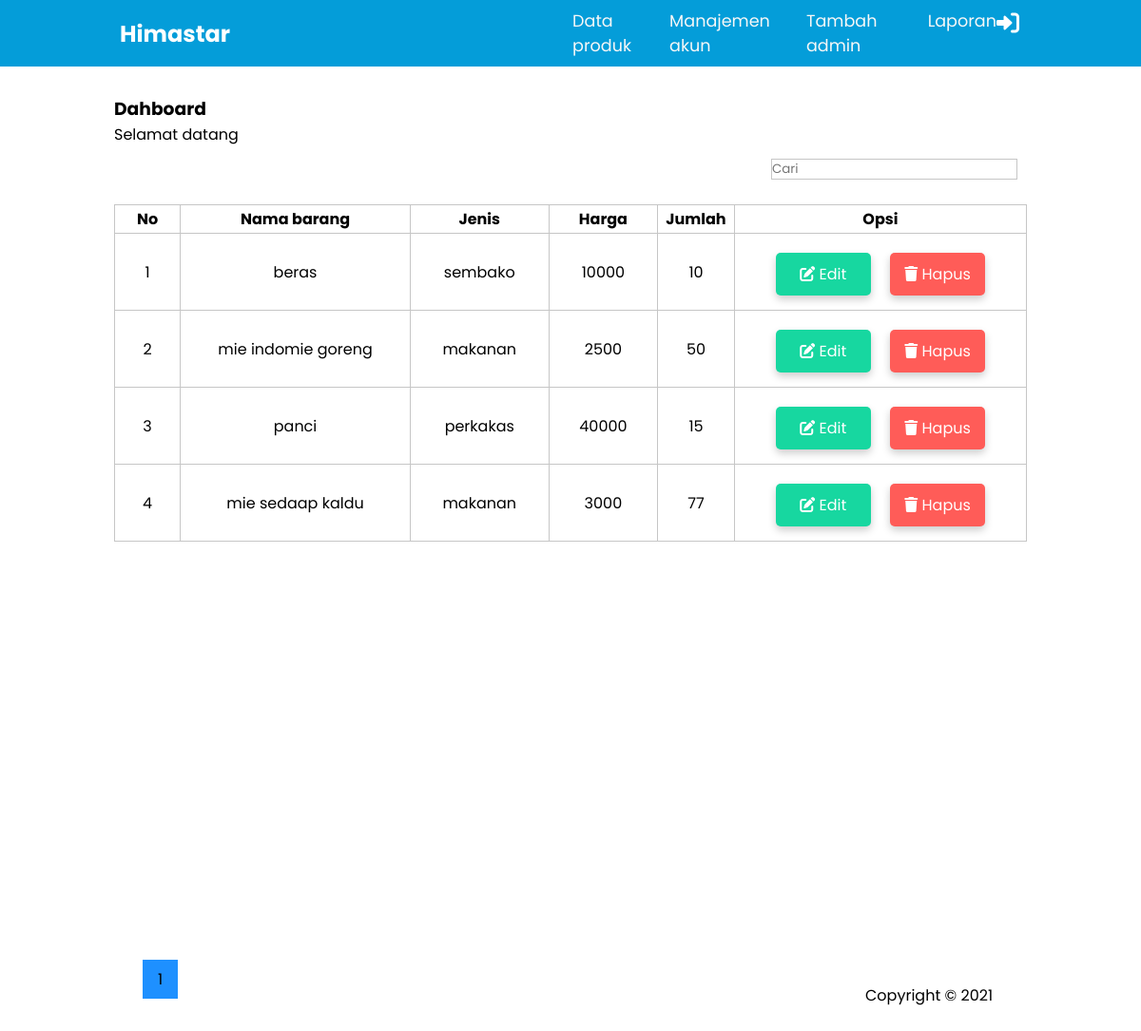
/dashboardAdmin.php, run on the app's committed database.
### tables this page shows
CREATE TABLE `barang` (
  `id_barang` int(11) NOT NULL,
  `nama_barang` varchar(255) NOT NULL,
  `jenis_barang` int(255) NOT NULL,
  `harga_barang` int(255) NOT NULL,
  `jumlah_barang` int(255) NOT NULL
);

CREATE TABLE `jenis_barang` (
  `id_jenis` int(11) NOT NULL,
  `nama_jenis` varchar(255) NOT NULL
);

### dashboardAdmin.php (the view, shortened to what this page needs)
<?php
include 'function.php';
$result = mysqli_query($koneksi, "SELECT `id_barang`, barang.`jenis_barang`, `nama_barang`, `harga_barang`,`jumlah_barang` FROM `barang` INNER JOIN jenis_barang ON jenis_barang.id_jenis = barang.jenis_barang");
$jumlahDataPerHalaman = 5;
$jumlahData = mysqli_num_rows($result);
$jumlahHalaman = ceil($jumlahData / $jumlahDataPerHalaman);
$halamanAktif = (isset($_GET["halaman"])) ? $_GET["halaman"] : 1;
$awalData = ($jumlahDataPerHalaman * $halamanAktif) - $jumlahDataPerHalaman;
$query = "SELECT nama_jenis,`id_barang`, barang.`jenis_barang`, `nama_barang`, `harga_barang`,`jumlah_barang` FROM `barang` INNER JOIN jenis_barang ON jenis_barang.id_jenis = barang.jenis_barang LIMIT $awalData, $jumlahDataPerHalaman";
$menu = mysqli_query($koneksi, $query);
?>
<!DOCTYPE html>
<html lang="en">
<head>
    <link rel="stylesheet" href="css/style.css">
    <link rel="stylesheet" href="https://cdnjs.cloudflare.com/ajax/libs/font-awesome/6.0.0-beta2/css/all.min.css" />
</head>
<body>
    <nav>
        <div class="logo">
            <h4>Himastar</h4>
        </div>
        <ul>
            <li><a href="dashboardAdmin.php">Data produk</a></li>
            <li><a href="akunPembeli.php">Manajemen akun</a></li>
            <li><a href="akunAdmin.php">Tambah admin</a></li>
            <li><a href="laporan.php">Laporan</a></li>
            <a href="index.php  "> <i class="fas fa-sign-in-alt fa-customize"></i> </a>
        </ul>
    </nav>
    <div class='section'>
        <div class="container-barang">
            <h3>Dahboard</h3>
            <div class="Box">
                <p>Selamat datang</p>
            </div>
            <div class="box-search">
                <div class="kotak-form">
                    <form class="form-input" method="post">
                        <input type="text" name="cari" placeholder="Cari" autocomplete="off" id="cari">
                    </form>
                </div>
            </div>
            <div id="bungkus">
            <table class="tabel">
                <thead>
                    <tr>
                        <th>No</th>
                        <th>Nama barang</th>
                        <th>Jenis</th>
                        <th>Harga</th>
                        <th>Jumlah</th>
                        <th>Opsi</th>
                    </tr>
                </thead>
                <?php
                if (mysqli_num_rows($menu) == 0) {
                    echo "Tidak Ada Data Tersedia";
                } else {
                    $i =1;
                    while ($res = mysqli_fetch_assoc($menu)) {
                ?>
                        <tbody>
                            <tr>
                                <td class="nomor-tabel"><?php echo $i++; ?></td>
                                <td><?php echo $res['nama_barang']; ?></td>
                                <td><?php echo $res['nama_jenis'] ?></td>
                                <td><?php echo $res['harga_barang'] ?></td>
                                <td><?php echo $res['jumlah_barang'] ?></td>
                                <td class="opsi">
                                    <div class="tombol2">
                                        <a href="editMenu.php?id=<?= $res['id_barang'] ?>"><i class="fa fa-edit"></i> Edit</a>
                                    </div>
                                    <div class="tombol3">
                                        <a href="hapusMenu.php?id=<?= $res['id_barang'] ?>"><i class="fa fa-trash"></i> Hapus</a>
                                    </div>
                                </td>
                            </tr>
                        </tbody>
                <?php
                    }
                } ?>
            </table>
            </div>
        </div>
    </div>
    <div class="pagination">
        <?php for ($i = 1; $i <= $jumlahHalaman; $i++) : ?>
            <?php if ($i == $halamanAktif) : ?>
                <a href="?halaman=<?= $i ?>" class="active"><?= $i; ?></a>
            <?php else : ?>
                <a href="?halaman=<?= $i; ?>"><?= $i; ?></a>
            <?php endif; ?>
        <?php endfor; ?>
    </div>
    <footer>
        <div class="container-footer">
            <p>Copyright &copy; 2021</p>
        </div>
    </footer>
</body>
</html>

### css/style.css (style rules this page uses)
* { padding: 0; text-decoration: none; margin: 0; font-family: 'Poppins', sans-serif; }
html { scroll-behavior: smooth; }
nav { display: flex; background-color: #049DD9; color: white; justify-content: space-around; height: 70px; align-items: center; width: 100%; position: fixed; }
nav .logo { font-size: 150%; margin-left: 5.25em; }
nav ul { display: flex; list-style: none; width: 40%; margin-left: 30%; justify-content: space-between; margin-right: 8em; }
nav ul li a { font-size: 110%; color: rgb(247, 247, 247); text-decoration: none; list-style: none; }
ul .fa-customize { margin-top: 3px; font-size: 150%; color: white; }
footer { display: flex; background-color: #ffffff; padding: 25px 0; justify-content: space-between; }
.container-footer { display: flex; width: 100%; align-content: space-between; align-items: flex-end; flex-direction: column-reverse; }
.container-footer p { color: rgb(0, 0, 0); margin-right: 9.75em; }
.section .container-barang { width: 80%; margin: 0 auto; }
.section .container-barang:after { content: ""; display: block; clear: both; }
.section { padding: 100px 0; height: 100vh; }
table.tabel { width: 100%; border-collapse: collapse; border: 1px solid black; border-spacing: 0; }
.tabel th, .tabel tr, .tabel tr td { border: 1px solid black; border-color: #C6C6C6; text-align: center; }
.tabel tr { height: 30px; padding-left: 10px; padding: 10px; }
.tabel tr td { padding: 15px 25px; }
.tabel tr .nomor-tabel { text-align: center; }
.tombol2, .tombol3, #btn-remove { width: 80px; }
.tombol2 { background-color: #17D7A0; margin-right: 1em; }
.tombol3 { background-color: #FF5C58; }
.tombol2, #btn-remove, .tombol3 { padding: 10px; border-radius: 5px; box-shadow: 0 4px 8px 0 rgba(0, 0, 0, 0.2); margin-top: 5px; display: inline-block; text-align: center; }
.tombol a, .tombol2 a, #btn-remove, .tombol3 a { text-decoration: none; color: white; margin: 1px; }
.tabel .opsi { text-align: center; }
.pagination { margin: 10px 0 0 150px; }
.pagination a { color: black; float: left; padding: 8px 16px; text-decoration: none; transition: .3s; }
.pagination a.active { background-color: dodgerblue; color: black; }
.box-search { display: flex; align-content: space-between; align-items: flex-end; flex-direction: column-reverse; padding-bottom: 1em; }
.box-search input { border: 1px solid #C6C6C6; }
.kotak-form { padding: 10px; }
.form-input { width: 100%; }

### data on the page
barang: nama_barang "beras", jenis_barang.nama_jenis "sembako", harga_barang "10000", jumlah_barang "10"
barang: nama_barang "mie indomie goreng", jenis_barang.nama_jenis "makanan", harga_barang "2500", jumlah_barang "50"
barang: nama_barang "panci", jenis_barang.nama_jenis "perkakas", harga_barang "40000", jumlah_barang "15"
barang: nama_barang "mie sedaap kaldu", jenis_barang.nama_jenis "makanan", harga_barang "3000", jumlah_barang "77"
